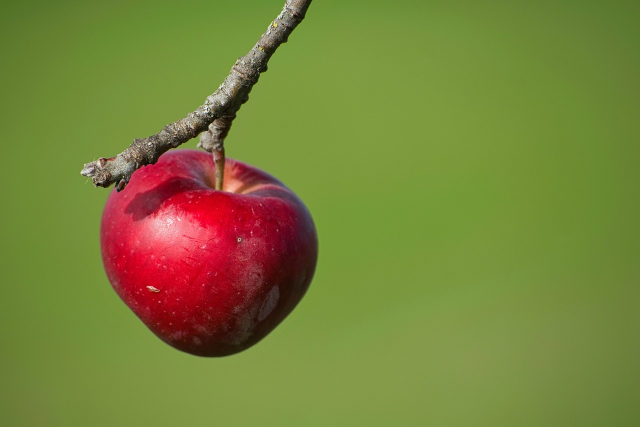
#> input picture notebooks/imgs/apple.jpg, 1280 x 853 px, found by its file name (shown at 1/2 size)
$ jupyter execute vis101_t2_manipulacao_e_cores.ipynb
#> lines starting #> are read from the running program, lines starting #| are printed output that depends on the picture; after the words box and inside, x2 and y2 are one past the last pixel; in counts of white or black regions, pixels touching at a corner belong together
<div style="background-color: #f8f9fa; padding: 20px; border-radius: 10px; box-shadow: 0 4px 6px rgba(0, 0, 0, 0.1);">
  <div style="display: flex; justify-content: space-between; align-items: center;">

    <div style="text-align: right;">
<h1 style="color: #007bff; margin: 0; font-size: 24px;">Pós-Graduação em Visão Computacional</h1>
    </div>
</div>
<hr style="border: none; height: 1px; background-color: #007bff; margin: 20px 0;">
<h3 style="color: #343a40; margin: 0; font-size: 20px;"><strong>VIS101: Fundamentos da Visão Computacional</strong></h3>
<p style="color: #6c757d; margin: 5px 0 0; font-size: 14px;"><strong>Instrutor:</strong> Carlos Melo, MSc.</p>
</div>

Dando sequência ao primeiro contato. Já vimos que a imagem é uma matriz. Agora
manipulamos os pixels, recortamos regiões e exploramos as cores nos espaços RGB e HSV.

[cell 1]
import numpy as np
import cv2
import matplotlib.pyplot as plt

plt.rcParams.update({'figure.figsize': (6, 4), 'font.size': 12})
print('Setup pronto.')

[cell 2]
img = cv2.imread("data/apple.jpg")
#> img is the input picture: shape (853, 1280, 3); mean B, G, R 58.5, 129.6, 120.7
print("forma:", img.shape)
#| forma: (853, 1280, 3)

## Acessando e modificando pixels

Cada pixel é um vetor de três valores na ordem **B, G, R**. Podemos ler o valor de um
pixel e também escrever sobre uma região, sempre trabalhando em uma cópia.

[cell 3]
print("pixel (100, 200):", img[100, 200])
#| pixel (100, 200): [ 51 141 106]

[cell 4]
img_mod = img.copy()
img_mod[100:160, 100:160] = (0, 0, 255)   # bloco vermelho (B, G, R)
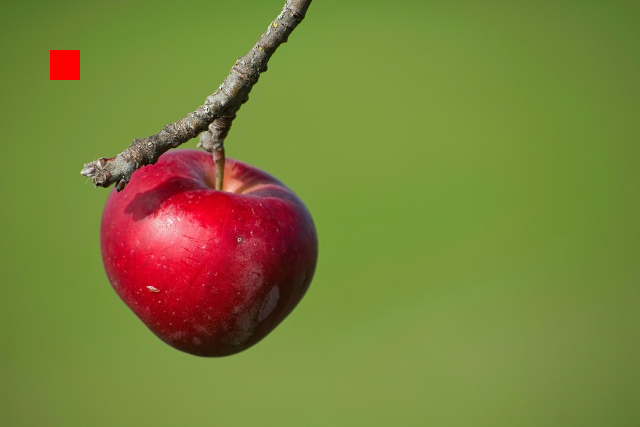
#> img_mod: shape (853, 1280, 3) (shown at 1/2 size); 0.33% of pixels changed, all inside (x1, y1, x2, y2) = (100, 100, 160, 160)

plt.imshow(img_mod[:, :, ::-1])
plt.axis("off")
plt.show()

## Região de interesse

Recortar uma região é fatiar a matriz, escolhendo um intervalo de linhas e de colunas.

[cell 5]
roi = img[250:600, 450:900]
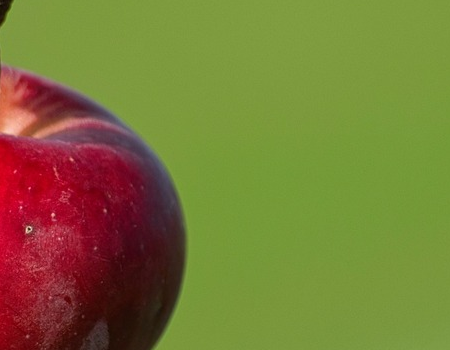
#> roi: shape (350, 450, 3); mean B, G, R 55, 119.8, 121.5

plt.imshow(roi[:, :, ::-1])
plt.axis("off")
plt.show()

## Os canais de cor (RGB)

Cada canal é, isoladamente, uma matriz de intensidades. No canal vermelho, a maçã
aparece clara, porque tem intensidade alta nessa cor.

[cell 6]
B, G, R = cv2.split(img)
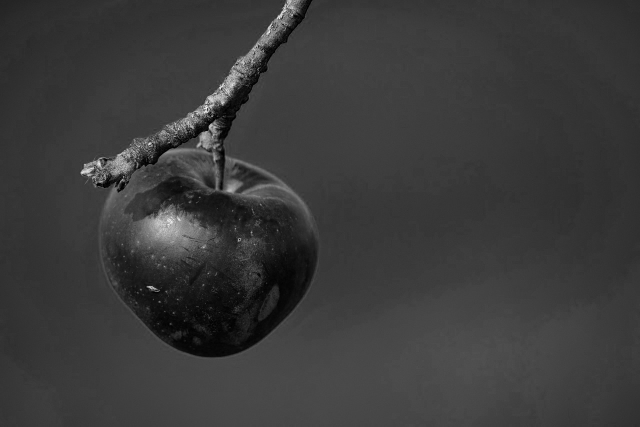
#> B: shape (853, 1280) (shown at 1/2 size); min 0, max 255, mean 58.5
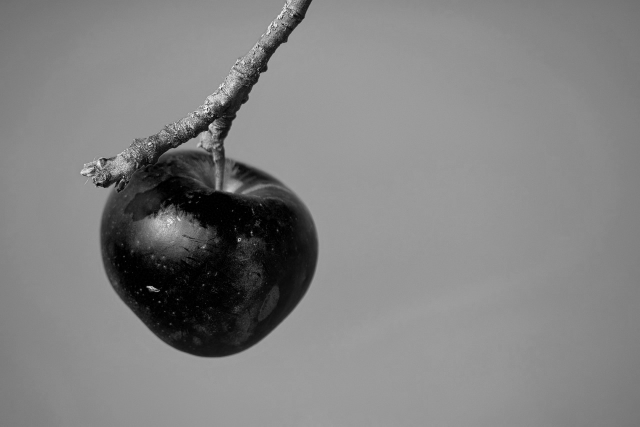
#> G: shape (853, 1280) (shown at 1/2 size); min 0, max 255, mean 129.6
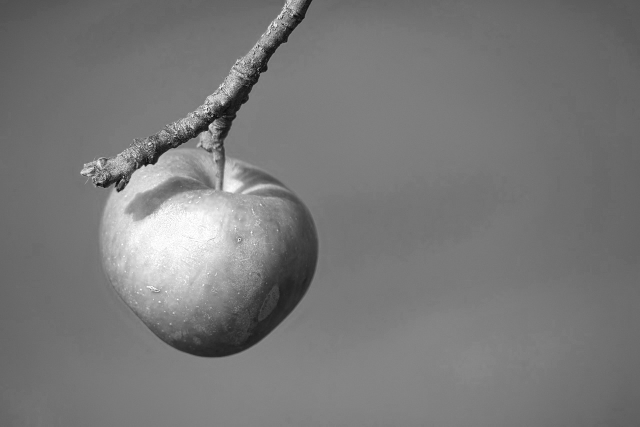
#> R: shape (853, 1280) (shown at 1/2 size); min 0, max 255, mean 120.7

fig, ax = plt.subplots(1, 3, figsize=(11, 3))
for a, canal, nome in zip(ax, [R, G, B], ["Vermelho", "Verde", "Azul"]):
    a.imshow(canal, cmap="gray")
    a.set_title(nome)
    a.axis("off")
#> this loop made 3 passes
#> nome on passes 1 to 3: 'Vermelho', 'Verde', 'Azul'
plt.show()

## O espaço de cor HSV

O HSV separa o **matiz** (a cor em si) da saturação e do brilho. Isso facilita selecionar
objetos por cor, algo difícil no RGB, em que a cor fica espalhada pelos três canais.

[cell 7]
hsv = cv2.cvtColor(img, cv2.COLOR_BGR2HSV)
#> hsv: shape (853, 1280, 3); mean H, S, V 50.7, 154.6, 144
print("forma HSV:", hsv.shape)
#| forma HSV: (853, 1280, 3)

## Segmentação por cor

Vamos isolar a maçã criando uma **máscara** dos pixels vermelhos. O vermelho ocupa as
duas pontas da faixa de matiz, então combinamos dois intervalos.

[cell 8]
faixa_baixa = cv2.inRange(hsv, (0, 100, 60), (10, 255, 255))
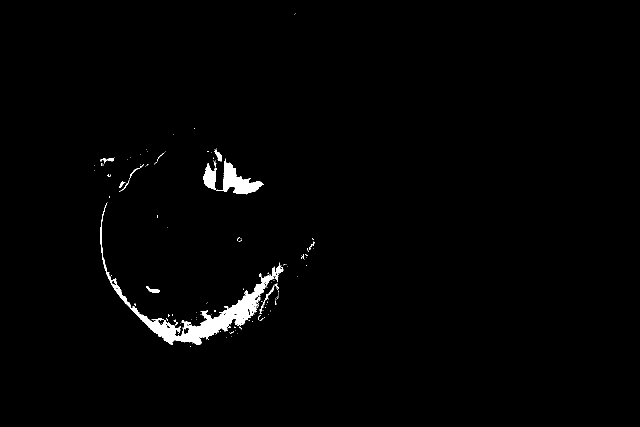
#> faixa_baixa: shape (853, 1280) (shown at 1/2 size); 1.3% white; 154 white regions (136 under 20 px), largest, box (x1, y1, x2, y2) and area: (201, 406, 567, 690) 9510, (407, 317, 528, 389) 3353, (292, 572, 320, 586) 167
faixa_alta  = cv2.inRange(hsv, (170, 100, 60), (179, 255, 255))
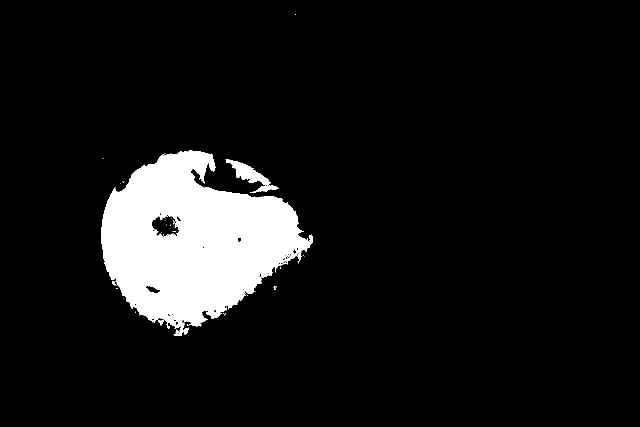
#> faixa_alta: shape (853, 1280) (shown at 1/2 size); 8.6% white; 35 white regions (32 under 20 px), largest, box (x1, y1, x2, y2) and area: (203, 301, 626, 672) 92139, (451, 318, 558, 386) 2125, (224, 562, 232, 571) 39
mask = faixa_baixa | faixa_alta
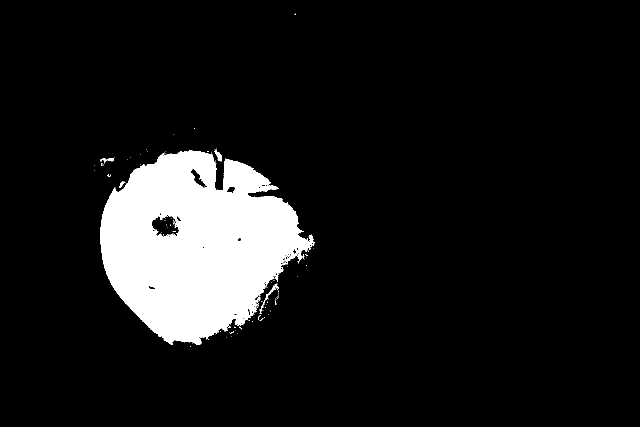
#> mask: shape (853, 1280) (shown at 1/2 size); 10% white; 109 white regions (100 under 20 px), largest, box (x1, y1, x2, y2) and area: (201, 301, 630, 690) 107806, (428, 299, 444, 323) 163, (200, 315, 229, 325) 123

print("pixels selecionados:", int((mask > 0).sum()))
#| pixels selecionados: 108713

[cell 9]
plt.imshow(mask, cmap="gray")
plt.axis("off")
plt.show()

[cell 10]
resultado = cv2.bitwise_and(img, img, mask=mask)
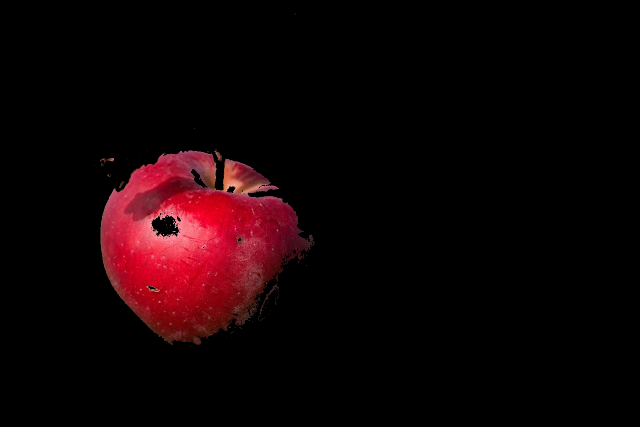
#> resultado: shape (853, 1280, 3) (shown at 1/2 size); mean B, G, R 4.9, 3, 16.6

plt.imshow(resultado[:, :, ::-1])
plt.axis("off")
plt.show()
